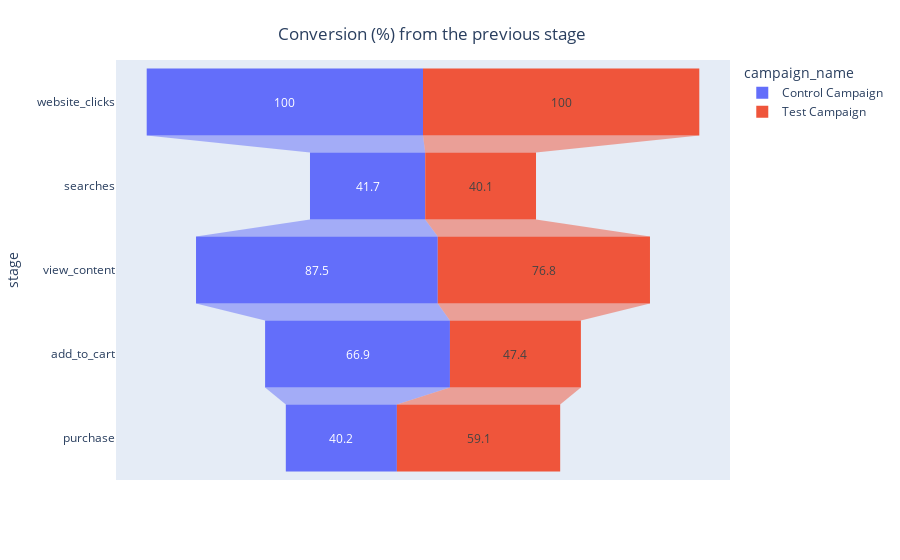

This figure's notebook cell:
### Code cell
stages = ["website_clicks", "searches", "view_content", "add_to_cart", "purchase"]
df_1 = pd.DataFrame(dict(number=[100.0, 41.7, 87.5, 66.9, 40.2], stage=stages))
df_1['campaign_name'] = 'Control Campaign'
df_2 = pd.DataFrame(dict(number=[100.0, 40.1, 76.8, 47.4, 59.1], stage=stages))
df_2['campaign_name'] = 'Test Campaign'
df_pic = pd.concat([df_1, df_2], axis=0)
fig = px.funnel(df_pic, x='number', y='stage', color='campaign_name')
fig.update_layout(
    title={
        'text': "Conversion (%) from the previous stage",
        'y':0.95,
        'x':0.48,
        'xanchor': 'center',
        'yanchor': 'top'})
fig.show()

### Figure 1 — Plotly figure (JSON) as saved in the notebook; plotly's stock layout.template omitted (floating-point values rounded to 4 significant figures)
{"data": [{"hovertemplate": "campaign_name=Control Campaign<br>number=%{x}<br>stage=%{y}<extra></extra>", "legendgroup": "Control Campaign", "marker": {"color": "#636efa"}, "name": "Control Campaign", "orientation": "h", "showlegend": true, "type": "funnel", "x": [100, 41.7, 87.5, 66.9, 40.2], "xaxis": "x", "y": ["website_clicks", "searches", "view_content", "add_to_cart", "purchase"], "yaxis": "y"}, {"hovertemplate": "campaign_name=Test Campaign<br>number=%{x}<br>stage=%{y}<extra></extra>", "legendgroup": "Test Campaign", "marker": {"color": "#EF553B"}, "name": "Test Campaign", "orientation": "h", "showlegend": true, "type": "funnel", "x": [100, 40.1, 76.8, 47.4, 59.1], "xaxis": "x", "y": ["website_clicks", "searches", "view_content", "add_to_cart", "purchase"], "yaxis": "y"}], "layout": {"legend": {"title": {"text": "campaign_name"}, "tracegroupgap": 0}, "margin": {"t": 60}, "title": {"text": "Conversion (%) from the previous stage", "x": 0.48, "xanchor": "center", "y": 0.95, "yanchor": "top"}, "xaxis": {"anchor": "y", "domain": [0, 1], "title": {"text": "number"}}, "yaxis": {"anchor": "x", "domain": [0, 1], "title": {"text": "stage"}}}}
